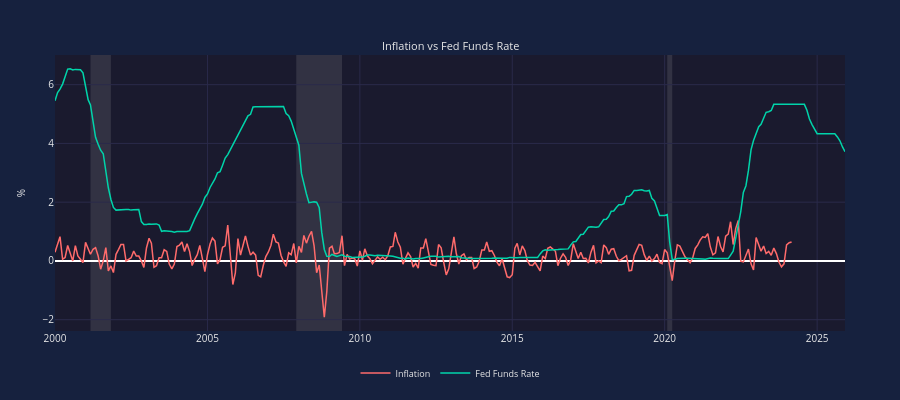

This figure's notebook cell:
### Code cell
# Chart with both inflation and Fed Funds Rate
chart = EconChart(
    Data(x=inf_dates, y=inf_values, name='Inflation', color='coral'),
    Data(x=fed_dates, y=fed_values, name='Fed Funds Rate', color='teal'),
    title='Inflation vs Fed Funds Rate',
    y_label='%',
    horizontal_line=2,
    horizontal_line_color='gray',
)
chart.show(height=400)

### Figure 1 — Plotly figure (JSON) as saved in the notebook; plotly's stock layout.template omitted (floating-point values rounded to 4 significant figures; data arrays with more than 128 entries replaced by an {"elided": "..."} marker saying what was removed)
{"data": [{"line": {"color": "#ff6b6b", "width": 1.5}, "name": "Inflation", "showlegend": true, "type": "scatter", "visible": true, "x": {"elided": "291 str values"}, "xaxis": "x", "y": {"elided": "291 float values"}, "yaxis": "y"}, {"line": {"color": "#00d4aa", "width": 1.5}, "name": "Fed Funds Rate", "showlegend": true, "type": "scatter", "visible": true, "x": {"elided": "312 str values"}, "xaxis": "x", "y": {"elided": "312 float values"}, "yaxis": "y"}], "layout": {"annotations": [{"font": {"color": "#e8e8e8", "size": 11}, "showarrow": false, "text": "Inflation vs Fed Funds Rate", "x": 0.5, "xanchor": "center", "xref": "paper", "y": 1, "yanchor": "bottom", "yref": "paper"}], "font": {"color": "#e8e8e8", "size": 10}, "height": 400, "hoverlabel": {"bgcolor": "#16213e", "font": {"color": "#e8e8e8", "size": 11}}, "hovermode": "x unified", "legend": {"bgcolor": "rgba(0,0,0,0)", "font": {"color": "#e8e8e8", "size": 9}, "orientation": "h", "x": 0.5, "xanchor": "center", "y": -0.1, "yanchor": "top"}, "margin": {"b": 35, "l": 55, "r": 55, "t": 55}, "paper_bgcolor": "#16213e", "plot_bgcolor": "#1a1a2e", "shapes": [{"line": {"color": "#b8b8b8", "dash": "dash", "width": 1}, "type": "line", "x0": 0, "x1": 1, "xref": "x", "y0": 2, "y1": 2, "yref": "y"}, {"fillcolor": "#b8b8b8", "layer": "below", "line": {"width": 0}, "opacity": 0.15, "type": "rect", "x0": "2001-03-01T00:00:00", "x1": "2001-11-01T00:00:00", "xref": "x", "y0": 0, "y1": 1, "yref": "y domain"}, {"fillcolor": "#b8b8b8", "layer": "below", "line": {"width": 0}, "opacity": 0.15, "type": "rect", "x0": "2007-12-01T00:00:00", "x1": "2009-06-01T00:00:00", "xref": "x", "y0": 0, "y1": 1, "yref": "y domain"}, {"fillcolor": "#b8b8b8", "layer": "below", "line": {"width": 0}, "opacity": 0.15, "type": "rect", "x0": "2020-02-01T00:00:00", "x1": "2020-04-01T00:00:00", "xref": "x", "y0": 0, "y1": 1, "yref": "y domain"}], "xaxis": {"anchor": "y", "domain": [0, 1], "gridcolor": "#2a2a4a", "range": ["2000-01-01T00:00:00", "2025-12-01T00:00:00"], "showspikes": true, "spikecolor": "rgba(255, 255, 255, 0.5)", "spikedash": "dot", "spikemode": "across", "spikesnap": "cursor", "spikethickness": 1}, "yaxis": {"anchor": "x", "domain": [0, 1], "gridcolor": "#2a2a4a", "title": {"font": {"color": "#e8e8e8", "size": 10}, "text": "%"}, "type": "linear"}}}
